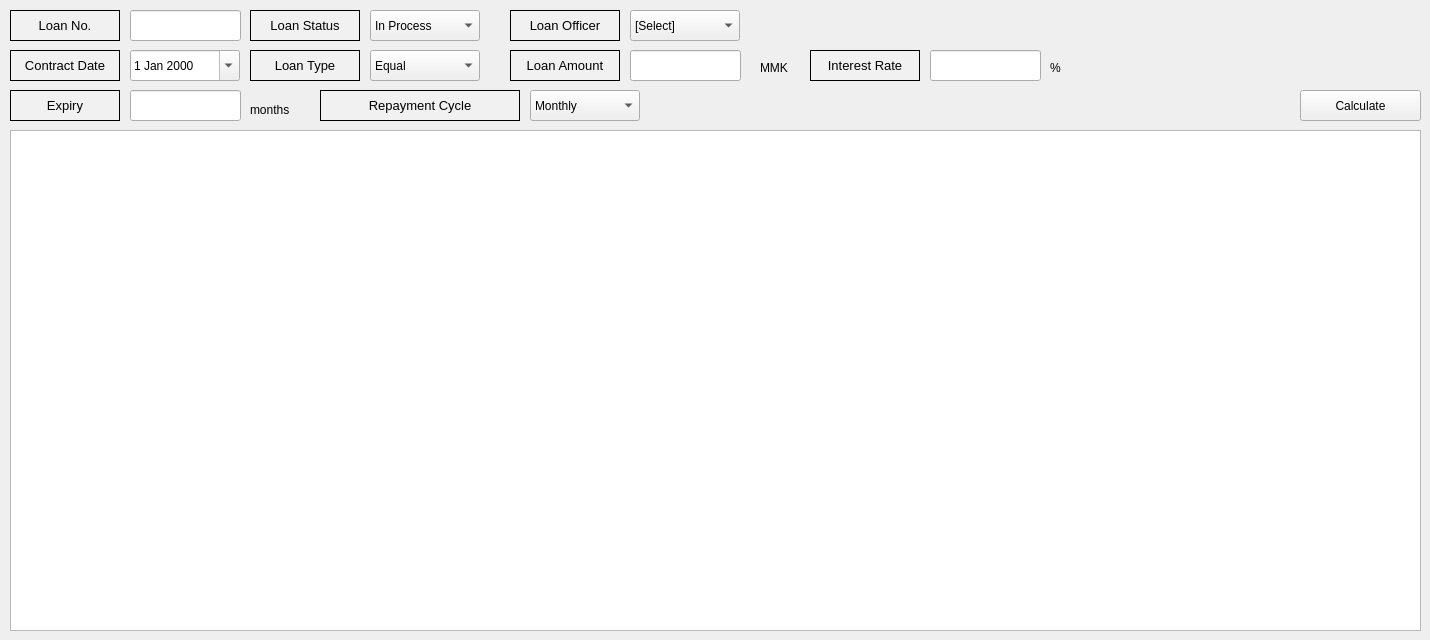
    <widget class="QWidget" name="tab">
     <attribute name="title">
      <string>Loan Info</string>
     </attribute>
     <widget class="QLabel" name="label_40">
      <property name="geometry">
       <rect>
        <x>10</x>
        <y>90</y>
        <width>110</width>
        <height>31</height>
       </rect>
      </property>
      <property name="minimumSize">
       <size>
        <width>110</width>
        <height>0</height>
       </size>
      </property>
      <property name="maximumSize">
       <size>
        <width>110</width>
        <height>16777215</height>
       </size>
      </property>
      <property name="font">
       <font>
        <pointsize>10</pointsize>
       </font>
      </property>
      <property name="styleSheet">
       <string notr="true">background-color:rgb(241, 241, 241)</string>
      </property>
      <property name="frameShape">
       <enum>QFrame::Box</enum>
      </property>
      <property name="text">
       <string>Expiry</string>
      </property>
      <property name="alignment">
       <set>Qt::AlignCenter</set>
      </property>
     </widget>
     <widget class="QComboBox" name="loanType">
      <property name="geometry">
       <rect>
        <x>370</x>
        <y>50</y>
        <width>110</width>
        <height>31</height>
       </rect>
      </property>
      <property name="minimumSize">
       <size>
        <width>110</width>
        <height>0</height>
       </size>
      </property>
      <property name="maximumSize">
       <size>
        <width>110</width>
        <height>16777215</height>
       </size>
      </property>
      <property name="layoutDirection">
       <enum>Qt::LeftToRight</enum>
      </property>
      <item>
       <property name="text">
        <string>Equal</string>
       </property>
      </item>
      <item>
       <property name="text">
        <string>Equal Principal</string>
       </property>
      </item>
      <item>
       <property name="text">
        <string>Bullet</string>
       </property>
      </item>
     </widget>
     <widget class="QLabel" name="label_33">
      <property name="geometry">
       <rect>
        <x>810</x>
        <y>50</y>
        <width>110</width>
        <height>31</height>
       </rect>
      </property>
      <property name="minimumSize">
       <size>
        <width>110</width>
        <height>0</height>
       </size>
      </property>
      <property name="maximumSize">
       <size>
        <width>110</width>
        <height>16777215</height>
       </size>
      </property>
      <property name="font">
       <font>
        <pointsize>10</pointsize>
       </font>
      </property>
      <property name="styleSheet">
       <string notr="true">background-color:rgb(241, 241, 241)</string>
      </property>
      <property name="frameShape">
       <enum>QFrame::Box</enum>
      </property>
      <property name="text">
       <string>Interest Rate</string>
      </property>
      <property name="alignment">
       <set>Qt::AlignCenter</set>
      </property>
     </widget>
     <widget class="QLabel" name="label_37">
      <property name="geometry">
       <rect>
        <x>320</x>
        <y>90</y>
        <width>200</width>
        <height>31</height>
       </rect>
      </property>
      <property name="minimumSize">
       <size>
        <width>200</width>
        <height>0</height>
       </size>
      </property>
      <property name="maximumSize">
       <size>
        <width>200</width>
        <height>16777215</height>
       </size>
      </property>
      <property name="font">
       <font>
        <pointsize>10</pointsize>
       </font>
      </property>
      <property name="styleSheet">
       <string notr="true">background-color:rgb(241, 241, 241)</string>
      </property>
      <property name="frameShape">
       <enum>QFrame::Box</enum>
      </property>
      <property name="text">
       <string>Repayment Cycle</string>
      </property>
      <property name="alignment">
       <set>Qt::AlignCenter</set>
      </property>
     </widget>
     <widget class="QComboBox" name="loanOfficer">
      <property name="geometry">
       <rect>
        <x>630</x>
        <y>10</y>
        <width>110</width>
        <height>31</height>
       </rect>
      </property>
      <property name="minimumSize">
       <size>
        <width>110</width>
        <height>0</height>
       </size>
      </property>
      <property name="maximumSize">
       <size>
        <width>110</width>
        <height>16777215</height>
       </size>
      </property>
      <property name="layoutDirection">
       <enum>Qt::LeftToRight</enum>
      </property>
      <item>
       <property name="text">
        <string>[Select]</string>
       </property>
      </item>
     </widget>
     <widget class="QComboBox" name="loanStatus">
      <property name="geometry">
       <rect>
        <x>370</x>
        <y>10</y>
        <width>110</width>
        <height>31</height>
       </rect>
      </property>
      <property name="minimumSize">
       <size>
        <width>110</width>
        <height>0</height>
       </size>
      </property>
      <property name="maximumSize">
       <size>
        <width>110</width>
        <height>16777215</height>
       </size>
      </property>
      <property name="layoutDirection">
       <enum>Qt::LeftToRight</enum>
      </property>
      <item>
       <property name="text">
        <string>In Process</string>
       </property>
      </item>
      <item>
       <property name="text">
        <string>Overdue</string>
       </property>
      </item>
     </widget>
     <widget class="QLabel" name="label_24">
      <property name="geometry">
       <rect>
        <x>510</x>
        <y>50</y>
        <width>110</width>
        <height>31</height>
       </rect>
      </property>
      <property name="minimumSize">
       <size>
        <width>110</width>
        <height>0</height>
       </size>
      </property>
      <property name="maximumSize">
       <size>
        <width>110</width>
        <height>16777215</height>
       </size>
      </property>
      <property name="font">
       <font>
        <pointsize>10</pointsize>
       </font>
      </property>
      <property name="styleSheet">
       <string notr="true">background-color:rgb(241, 241, 241)</string>
      </property>
      <property name="frameShape">
       <enum>QFrame::Box</enum>
      </property>
      <property name="text">
       <string>Loan Amount</string>
      </property>
      <property name="alignment">
       <set>Qt::AlignCenter</set>
      </property>
     </widget>
     <widget class="QPushButton" name="calculateButton">
      <property name="geometry">
       <rect>
        <x>1300</x>
        <y>90</y>
        <width>121</width>
        <height>31</height>
       </rect>
      </property>
      <property name="text">
       <string>Calculate</string>
      </property>
     </widget>
     <widget class="QLabel" name="label_22">
      <property name="geometry">
       <rect>
        <x>10</x>
        <y>10</y>
        <width>110</width>
        <height>31</height>
       </rect>
      </property>
      <property name="minimumSize">
       <size>
        <width>110</width>
        <height>0</height>
       </size>
      </property>
      <property name="maximumSize">
       <size>
        <width>110</width>
        <height>16777215</height>
       </size>
      </property>
      <property name="font">
       <font>
        <pointsize>10</pointsize>
       </font>
      </property>
      <property name="styleSheet">
       <string notr="true">background-color:rgb(241, 241, 241)</string>
      </property>
      <property name="frameShape">
       <enum>QFrame::Box</enum>
      </property>
      <property name="text">
       <string>Loan No.</string>
      </property>
      <property name="alignment">
       <set>Qt::AlignCenter</set>
      </property>
     </widget>
     <widget class="QLabel" name="label_35">
      <property name="geometry">
       <rect>
        <x>10</x>
        <y>50</y>
        <width>110</width>
        <height>31</height>
       </rect>
      </property>
      <property name="minimumSize">
       <size>
        <width>110</width>
        <height>0</height>
       </size>
      </property>
      <property name="maximumSize">
       <size>
        <width>110</width>
        <height>16777215</height>
       </size>
      </property>
      <property name="font">
       <font>
        <pointsize>10</pointsize>
       </font>
      </property>
      <property name="styleSheet">
       <string notr="true">background-color:rgb(241, 241, 241)</string>
      </property>
      <property name="frameShape">
       <enum>QFrame::Box</enum>
      </property>
      <property name="text">
       <string>Contract Date</string>
      </property>
      <property name="alignment">
       <set>Qt::AlignCenter</set>
      </property>
     </widget>
     <widget class="QLabel" name="label_42">
      <property name="geometry">
       <rect>
        <x>760</x>
        <y>60</y>
        <width>41</width>
        <height>16</height>
       </rect>
      </property>
      <property name="text">
       <string>MMK</string>
      </property>
     </widget>
     <widget class="QLabel" name="label_44">
      <property name="geometry">
       <rect>
        <x>1050</x>
        <y>60</y>
        <width>16</width>
        <height>16</height>
       </rect>
      </property>
      <property name="text">
       <string>%</string>
      </property>
     </widget>
     <widget class="QLabel" name="label_26">
      <property name="geometry">
       <rect>
        <x>250</x>
        <y>50</y>
        <width>110</width>
        <height>31</height>
       </rect>
      </property>
      <property name="minimumSize">
       <size>
        <width>110</width>
        <height>0</height>
       </size>
      </property>
      <property name="maximumSize">
       <size>
        <width>110</width>
        <height>16777215</height>
       </size>
      </property>
      <property name="font">
       <font>
        <pointsize>10</pointsize>
       </font>
      </property>
      <property name="styleSheet">
       <string notr="true">background-color:rgb(241, 241, 241)</string>
      </property>
      <property name="frameShape">
       <enum>QFrame::Box</enum>
      </property>
      <property name="text">
       <string>Loan Type</string>
      </property>
      <property name="alignment">
       <set>Qt::AlignCenter</set>
      </property>
     </widget>
     <widget class="QComboBox" name="loanRepaymentCycle">
      <property name="geometry">
       <rect>
        <x>530</x>
        <y>90</y>
        <width>110</width>
        <height>31</height>
       </rect>
      </property>
      <property name="minimumSize">
       <size>
        <width>110</width>
        <height>0</height>
       </size>
      </property>
      <property name="maximumSize">
       <size>
        <width>110</width>
        <height>16777215</height>
       </size>
      </property>
      <property name="layoutDirection">
       <enum>Qt::LeftToRight</enum>
      </property>
      <item>
       <property name="text">
        <string>Monthly</string>
       </property>
      </item>
      <item>
       <property name="text">
        <string>4 Week</string>
       </property>
      </item>
      <item>
       <property name="text">
        <string>2 Week</string>
       </property>
      </item>
      <item>
       <property name="text">
        <string>Weekly</string>
       </property>
      </item>
     </widget>
     <widget class="QLabel" name="label_25">
      <property name="geometry">
       <rect>
        <x>250</x>
        <y>10</y>
        <width>110</width>
        <height>31</height>
       </rect>
      </property>
      <property name="minimumSize">
       <size>
        <width>110</width>
        <height>0</height>
       </size>
      </property>
      <property name="maximumSize">
       <size>
        <width>110</width>
        <height>16777215</height>
       </size>
      </property>
      <property name="font">
       <font>
        <pointsize>10</pointsize>
       </font>
      </property>
      <property name="styleSheet">
       <string notr="true">background-color:rgb(241, 241, 241)</string>
      </property>
      <property name="frameShape">
       <enum>QFrame::Box</enum>
      </property>
      <property name="text">
       <string>Loan Status</string>
      </property>
      <property name="alignment">
       <set>Qt::AlignCenter</set>
      </property>
     </widget>
     <widget class="QLabel" name="label_27">
      <property name="geometry">
       <rect>
        <x>510</x>
        <y>10</y>
        <width>110</width>
        <height>31</height>
       </rect>
      </property>
      <property name="minimumSize">
       <size>
        <width>110</width>
        <height>0</height>
       </size>
      </property>
      <property name="maximumSize">
       <size>
        <width>110</width>
        <height>16777215</height>
       </size>
      </property>
      <property name="font">
       <font>
        <pointsize>10</pointsize>
       </font>
      </property>
      <property name="styleSheet">
       <string notr="true">background-color:rgb(241, 241, 241)</string>
      </property>
      <property name="frameShape">
       <enum>QFrame::Box</enum>
      </property>
      <property name="text">
       <string>Loan Officer</string>
      </property>
      <property name="alignment">
       <set>Qt::AlignCenter</set>
      </property>
     </widget>
     <widget class="QLabel" name="label_45">
      <property name="geometry">
       <rect>
        <x>250</x>
        <y>100</y>
        <width>51</width>
        <height>20</height>
       </rect>
      </property>
      <property name="text">
       <string>months</string>
      </property>
     </widget>
     <widget class="QLineEdit" name="loanNumber">
      <property name="geometry">
       <rect>
        <x>130</x>
        <y>10</y>
        <width>111</width>
        <height>31</height>
       </rect>
      </property>
     </widget>
     <widget class="QLineEdit" name="expiry">
      <property name="geometry">
       <rect>
        <x>130</x>
        <y>90</y>
        <width>111</width>
        <height>31</height>
       </rect>
      </property>
     </widget>
     <widget class="QLineEdit" name="loanAmount">
      <property name="geometry">
       <rect>
        <x>630</x>
        <y>50</y>
        <width>111</width>
        <height>31</height>
       </rect>
      </property>
     </widget>
     <widget class="QLineEdit" name="interestRate">
      <property name="geometry">
       <rect>
        <x>930</x>
        <y>50</y>
        <width>111</width>
        <height>31</height>
       </rect>
      </property>
     </widget>
     <widget class="QDateEdit" name="contractDate">
      <property name="geometry">
       <rect>
        <x>130</x>
        <y>50</y>
        <width>110</width>
        <height>31</height>
       </rect>
      </property>
      <property name="locale">
       <locale language="English" country="UnitedStates"/>
      </property>
      <property name="calendarPopup">
       <bool>true</bool>
      </property>
     </widget>
     <widget class="QTableView" name="loanScheduleTable">
      <property name="geometry">
       <rect>
        <x>10</x>
        <y>130</y>
        <width>1411</width>
        <height>501</height>
       </rect>
      </property>
     </widget>
    </widget>
